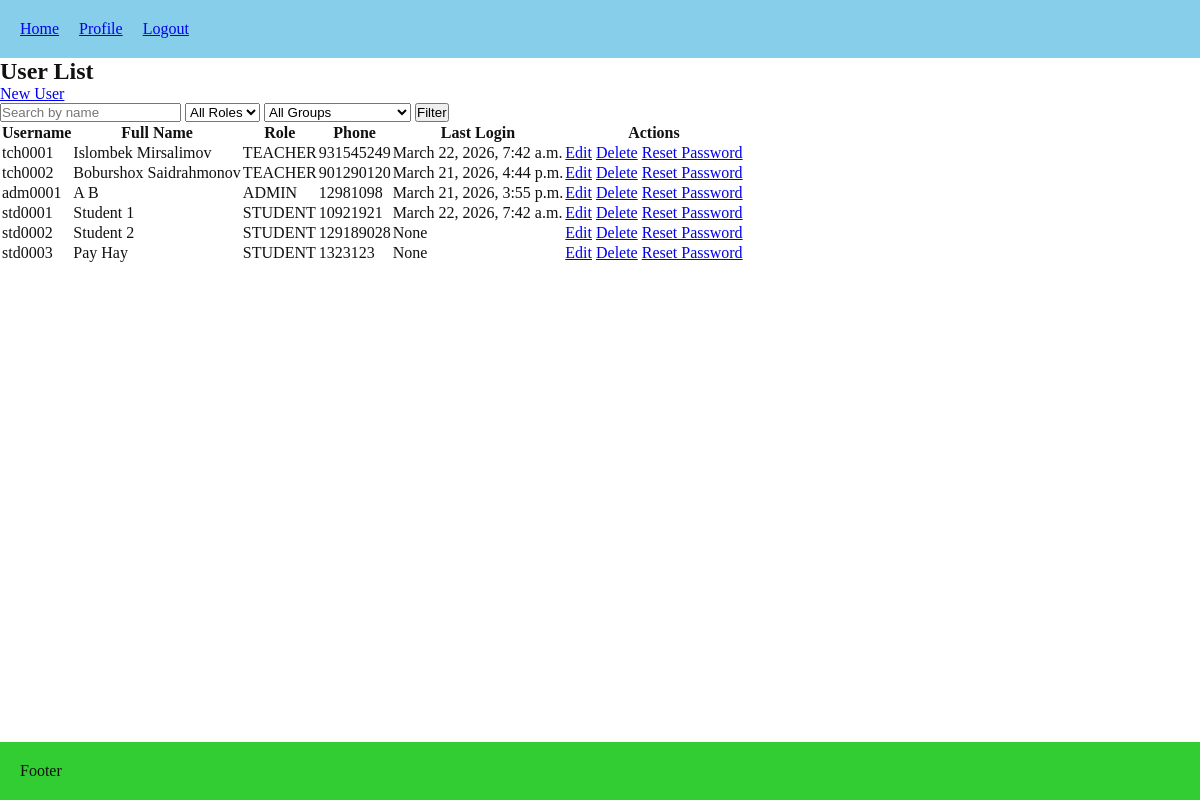
The app's page /users/users_list/ (signed in), older data.
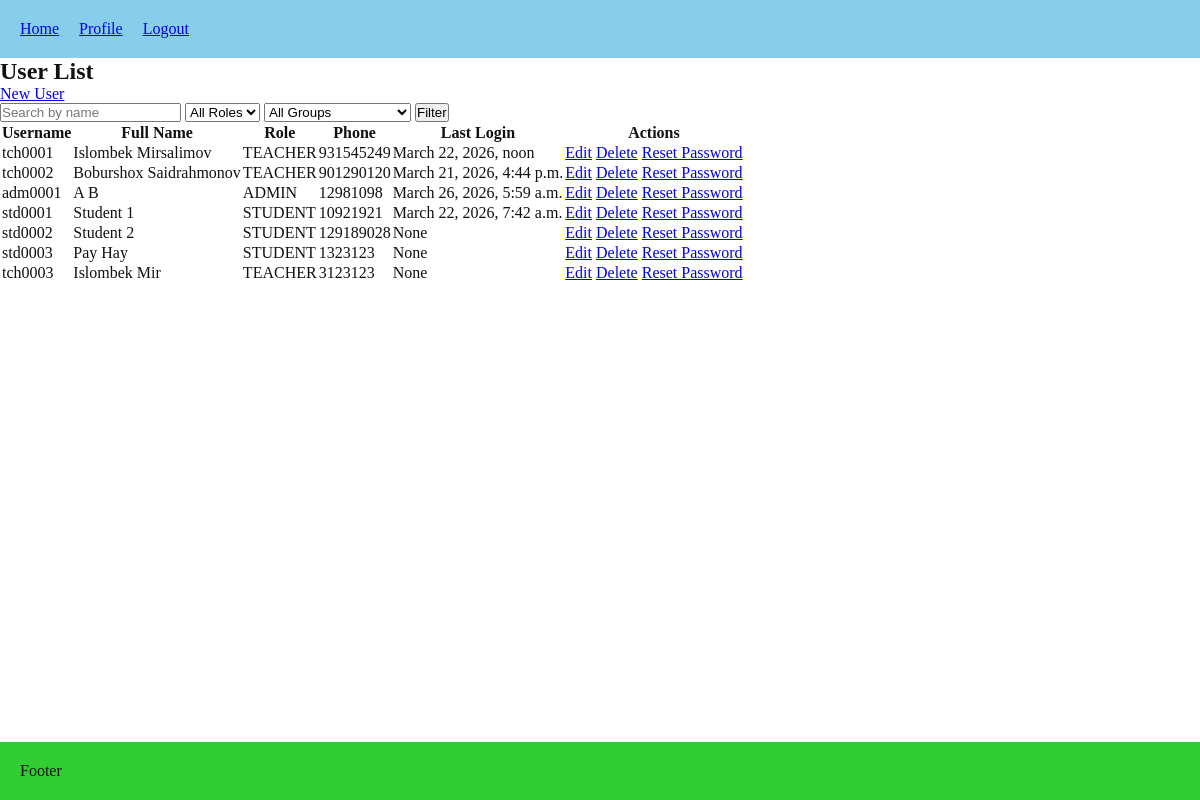
The same page, newer data.
### users/models.py (models this page shows, shortened)
class User(AbstractUser):
    username = models.CharField(
        max_length=150,
        unique=True,
        blank=True,
        editable=False
    )
    class Role(models.TextChoices):
        ADMIN = 'ADMIN', 'Admin'
        TEACHER = 'TEACHER', 'Teacher'
        STUDENT = 'STUDENT', 'Student'
    ROLE_PREFIXES = {
        Role.ADMIN: 'adm',
        Role.TEACHER: 'tch',
        Role.STUDENT: 'std',
    }
    role = models.CharField(max_length=20, choices=Role.choices, default=Role.STUDENT)
    phone_number = models.CharField(max_length=15, blank=True)
    must_reset_password = models.BooleanField(default=True)
    class Meta:
        constraints = [
            models.UniqueConstraint(fields=["first_name", "last_name", "role"], name="unique_full_name_per_role")
        ]

### users/views.py (the view)
# urls.py: path("users_list/", views.users_list, name="users_list"),
@login_required
def users_list(request):
    if request.user.role == User.Role.STUDENT:
        return HttpResponseForbidden("Students cannot view this page.")
    if request.user.role == User.Role.TEACHER:
        users = User.objects.filter(role=User.Role.STUDENT).exclude(is_superuser=True)
    elif request.user.role == User.Role.ADMIN:
        users = User.objects.exclude(is_superuser=True)
    else:
        users = []
    search_query = request.GET.get("q")
    if search_query:
        users = users.filter(
            Q(first_name__icontains=search_query) |
            Q(last_name__icontains=search_query)
        )
    role_filter = request.GET.get("role")
    if role_filter:
        users = users.filter(role=role_filter)
    groups_qs = Group.objects.all()
    if request.user.role == User.Role.TEACHER:
        groups_qs = groups_qs.filter(teacher=request.user)
    group_filter = request.GET.get("group")
    if group_filter:
        users = users.filter(enrollments__group_id=group_filter).distinct()
    return render(request, "users/users_list.html", {
        "users": users,
        "can_manage": request.user.role in [User.Role.ADMIN, User.Role.TEACHER],
        "groups": groups_qs,
        "selected_group": group_filter,
        })

### lessons/models.py (called while the page is built)
    def __str__(self):
        return self.name

### users/templates/users/users_list.html (shortened to what this page needs)
{% extends "core/base.html" %}
{% block content %}
<h2>User List</h2>
<a href="{% url 'users:create_user' %}">New User</a>
<form method="get">
    <input type="text" name="q" placeholder="Search by name" value="{{ request.GET.q }}">
    {% if request.user.role == "ADMIN" %}
        <select name="role">
            <option value="">All Roles</option>
        </select>
    {% endif %}
    <select name="group">
    <option value="">All Groups</option>
</select>
    <button type="submit">Filter</button>
</form>
<table>
    <thead>
        <tr>
            <th>Username</th>
            <th>Full Name</th>
            <th>Role</th>
            <th>Phone</th>
            <th>Last Login</th>
            <th>Actions</th>
        </tr>
    </thead>
    <tbody>
        {% for user in users %}
        <tr>
            <td>{{ user.username }}</td>
            <td>{{ user.get_full_name }}</td>
            <td>{{ user.role }}</td>
            <td>{{ user.phone_number }}</td>
            <td>{{ user.last_login }}</td>
            <td>
                {% if can_manage %}
                    <a href="{% url 'users:edit_user' user.id %}">Edit</a>
                    <a href="{% url 'users:delete_user' user.id %}">Delete</a>
                    <a href="{% url 'users:reset_password' user.id %}">Reset Password</a>
                {% endif %}
            </td>
        </tr>
        {% empty %}
        <tr>
            <td colspan="6">No users found.</td>
        </tr>
        {% endfor %}
    </tbody>
</table>
{% endblock %}

Row changes from the older to the newer data that the page shows:
changed User "tch0001": last_login "March 22, 2026, 7:42 a.m." → "March 22, 2026, noon"
changed User "adm0001": last_login "March 21, 2026, 3:55 p.m." → "March 26, 2026, 5:59 a.m."
added User: username "tch0003", get_full_name "Islombek Mir", role "TEACHER", phone_number "3123123", last_login "None"
